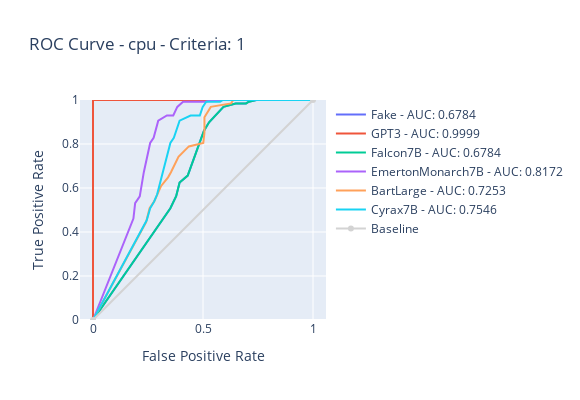
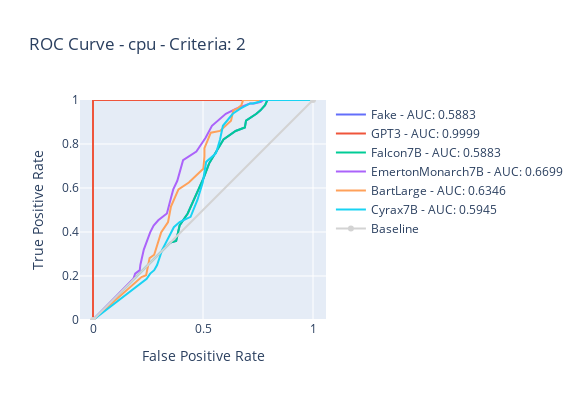

Notebook code for these charts, in order:
### Code cell
dataset = "cpu"
generateROCForCriteria(dataset, 1, inference_providers )
generateROCForCriteria(dataset, 2, inference_providers )
